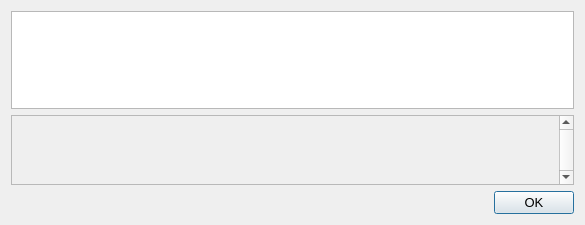
<?xml version="1.0" encoding="UTF-8"?>
<ui version="4.0">
 <class>HelpMessageDialog</class>
 <widget class="QDialog" name="HelpMessageDialog">
  <property name="geometry">
   <rect>
    <x>0</x>
    <y>0</y>
    <width>585</width>
    <height>225</height>
   </rect>
  </property>
  <property name="font">
   <font>
    <pointsize>10</pointsize>
   </font>
  </property>
  <property name="windowTitle">
   <string notr="true">SLTC Core - Command-line options</string>
  </property>
  <layout class="QHBoxLayout" name="horizontalLayout_2">
   <item>
    <layout class="QVBoxLayout" name="verticalLayout">
     <item>
      <widget class="QTextEdit" name="helpMessage">
       <property name="readOnly">
        <bool>true</bool>
       </property>
      </widget>
     </item>
     <item>
      <widget class="QScrollArea" name="scrollArea">
       <property name="verticalScrollBarPolicy">
        <enum>Qt::ScrollBarAlwaysOn</enum>
       </property>
       <property name="widgetResizable">
        <bool>true</bool>
       </property>
       <widget class="QWidget" name="scrollAreaWidgetContents">
        <property name="geometry">
         <rect>
          <x>0</x>
          <y>0</y>
          <width>549</width>
          <height>68</height>
         </rect>
        </property>
        <layout class="QVBoxLayout" name="verticalLayout_2">
         <item>
          <widget class="QLabel" name="aboutMessage">
           <property name="cursor">
            <cursorShape>IBeamCursor</cursorShape>
           </property>
           <property name="textFormat">
            <enum>Qt::PlainText</enum>
           </property>
           <property name="alignment">
            <set>Qt::AlignLeading|Qt::AlignLeft|Qt::AlignTop</set>
           </property>
           <property name="openExternalLinks">
            <bool>true</bool>
           </property>
           <property name="textInteractionFlags">
            <set>Qt::LinksAccessibleByMouse|Qt::TextSelectableByKeyboard|Qt::TextSelectableByMouse</set>
           </property>
          </widget>
         </item>
        </layout>
       </widget>
      </widget>
     </item>
     <item>
      <widget class="QDialogButtonBox" name="okButton">
       <property name="orientation">
        <enum>Qt::Horizontal</enum>
       </property>
       <property name="standardButtons">
        <set>QDialogButtonBox::Ok</set>
       </property>
      </widget>
     </item>
    </layout>
   </item>
  </layout>
 </widget>
 <resources/>
 <connections>
  <connection>
   <sender>okButton</sender>
   <signal>accepted()</signal>
   <receiver>HelpMessageDialog</receiver>
   <slot>accept()</slot>
   <hints>
    <hint type="sourcelabel">
     <x>20</x>
     <y>20</y>
    </hint>
    <hint type="destinationlabel">
     <x>20</x>
     <y>20</y>
    </hint>
   </hints>
  </connection>
  <connection>
   <sender>okButton</sender>
   <signal>rejected()</signal>
   <receiver>HelpMessageDialog</receiver>
   <slot>reject()</slot>
   <hints>
    <hint type="sourcelabel">
     <x>20</x>
     <y>20</y>
    </hint>
    <hint type="destinationlabel">
     <x>20</x>
     <y>20</y>
    </hint>
   </hints>
  </connection>
 </connections>
</ui>
